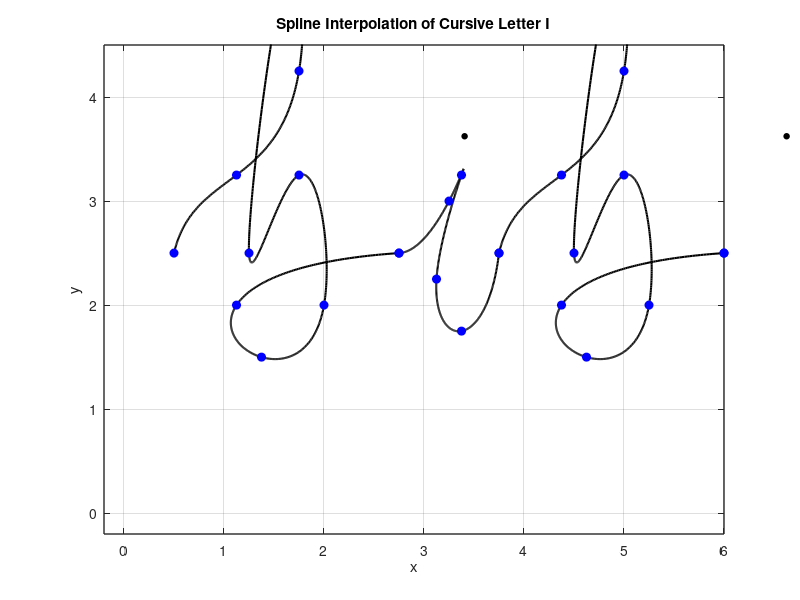

The MATLAB script that drew this image:
%% Letter B
% Define data points for x and y coordinates
x = [0.5 1.125 1.75 1.625 1.25 1.75 2 1.375 1.125 2.75];
y = [2.5 3.25 4.25 5.25 2.5 3.25 2 1.5 2 2.5];

n = length(x);
t = 0:n-1; % Parametric coordinate t
tt = 0:0.01:n-1; % More dense coordinate tt for spline interpolation

% Compute spline interpolation
xx = spline(t, x, tt);
yy = spline(t, y, tt);

% Plot settings
figure(1)
plot(xx, yy, 'k', 'LineWidth', 1.5) % plot spline
hold on
plot(x, y, 'bo', 'MarkerFaceColor', 'b') % plot data points
axis([-0.2 6 -0.2 4.5])
grid on
title('Spline Interpolation of Cursive Letter B')
xlabel('x')
ylabel('y')
set(gca, 'FontSize', 10, 'LineWidth', 1)
grid on

%% Letter I
% Define data points for x and y coordinates
x = [2.75 3.25 3.375 3.125 3.375 3.75];
y = [2.5 3 3.25 2.25 1.75 2.5];
dot_x = 6.6;
dot_y = 3.625; 

n = length(x);
t = 0:n-1; % Parametric coordinate t
tt = 0:0.01:n-1; % More dense coordinate tt for spline interpolation

% Compute spline interpolation
xx = spline(t, x, tt);
yy = spline(t, y, tt);

% Plot settings
figure(1)
plot(xx, yy, 'k', 'LineWidth', 1.5) % plot spline
hold on
plot(x, y, 'bo', 'MarkerFaceColor', 'b') % plot data points
text(dot_x, dot_y, '•', 'Color', 'k', 'FontSize', 13);
axis([-0.2 6 -0.2 4.5])
grid on
title('Spline Interpolation of Cursive Letter I')
xlabel('x')

%% Letter B(2)
% Define data points for x and y coordinates
x = [0.5 1.125 1.75 1.625 1.25 1.75 2 1.375 1.125 2.75];
y = [2.5 3.25 4.25 5.25 2.5 3.25 2 1.5 2 2.5];

% Define the amount of shift to the right (offset)
x_shift = 3.25;

% Apply the offset to x coordinates (horizontal) 
x = x + x_shift;

n = length(x);
t = 0:n-1; % Parametric coordinate t
tt = 0:0.01:n-1; % More dense coordinate tt for spline interpolation

% Compute spline interpolation
xx = spline(t, x, tt);
yy = spline(t, y, tt);

% Plot settings
figure(1)
plot(xx, yy, 'k', 'LineWidth', 1.5) % plot spline
hold on
plot(x, y, 'bo', 'MarkerFaceColor', 'b') % plot data points
axis([-0.2 6 -0.2 4.5])
grid on
title('Spline Interpolation of Cursive Letter B')
xlabel('x')
ylabel('y')
set(gca, 'FontSize', 10, 'LineWidth', 1)
grid on

%% Letter I (2)
% Define data points for x and y coordinates
x = [2.75 3.25 3.375 3.125 3.375 3.75];
y = [2.5 3 3.25 2.25 1.75 2.5];
dot_x = 3.375;
dot_y = 3.625; 

% Define the amount of shift to the right (offset)
x_shift = 3.25;

% Apply the offset to x coordinates (horizontal) 
x = x + x_shift;

n = length(x);
t = 0:n-1; % Parametric coordinate t
tt = 0:0.01:n-1; % More dense coordinate tt for spline interpolation

% Compute spline interpolation
xx = spline(t, x, tt);
yy = spline(t, y, tt);

% Plot settings
figure(1)
plot(xx, yy, 'k', 'LineWidth', 1.5) % plot spline
hold on
plot(x, y, 'bo', 'MarkerFaceColor', 'b') % plot data points
text(dot_x, dot_y, '•', 'Color', 'k', 'FontSize', 13);
axis([-0.2 6 -0.2 4.5])
grid on
title('Spline Interpolation of Cursive Letter I')
xlabel('x')